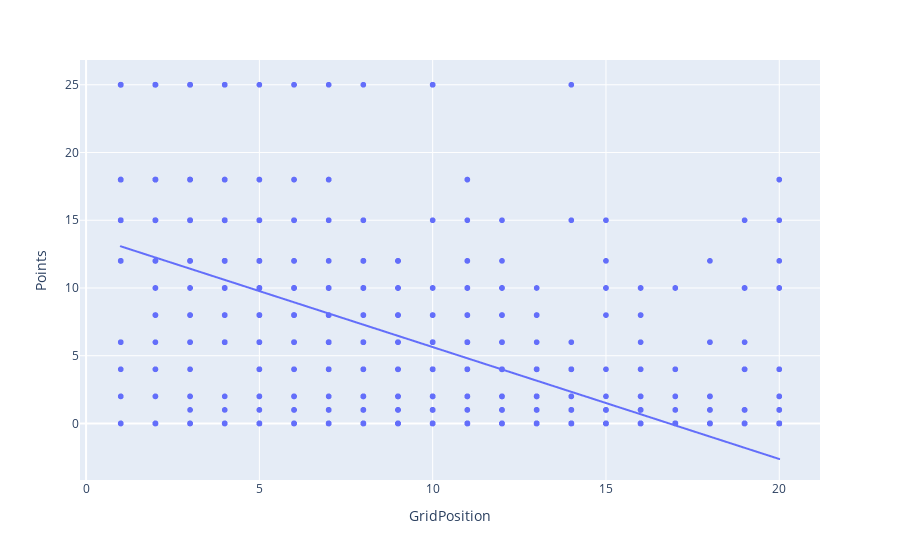

The notebook cell saved with this chart:
### Code cell
fig = px.scatter(df, y="Points", x="GridPosition", trendline="ols")
fig.update_layout(barmode="group")
fig.show()

### Figure 1 — Plotly figure (JSON) as saved in the notebook; plotly's stock layout.template omitted (floating-point values rounded to 4 significant figures; data arrays with more than 128 entries replaced by an {"elided": "..."} marker saying what was removed)
{"data": [{"hovertemplate": "GridPosition=%{x}<br>Points=%{y}<extra></extra>", "legendgroup": "", "marker": {"color": "#636efa", "symbol": "circle"}, "mode": "markers", "name": "", "showlegend": false, "type": "scattergl", "x": {"elided": "1547 int values"}, "xaxis": "x", "y": {"elided": "1547 int values"}, "yaxis": "y"}, {"hovertemplate": "<b>OLS trendline</b><br>Points = -0.82619 * GridPosition + 13.9014<br>R<sup>2</sup>=0.437173<br><br>GridPosition=%{x}<br>Points=%{y} <b>(trend)</b><extra></extra>", "legendgroup": "", "marker": {"color": "#636efa", "symbol": "circle"}, "mode": "lines", "name": "", "showlegend": false, "type": "scattergl", "x": {"elided": "1547 int values"}, "xaxis": "x", "y": {"elided": "1547 float values"}, "yaxis": "y"}], "layout": {"barmode": "group", "legend": {"tracegroupgap": 0}, "margin": {"t": 60}, "xaxis": {"anchor": "y", "domain": [0, 1], "title": {"text": "GridPosition"}}, "yaxis": {"anchor": "x", "domain": [0, 1], "title": {"text": "Points"}}}}
